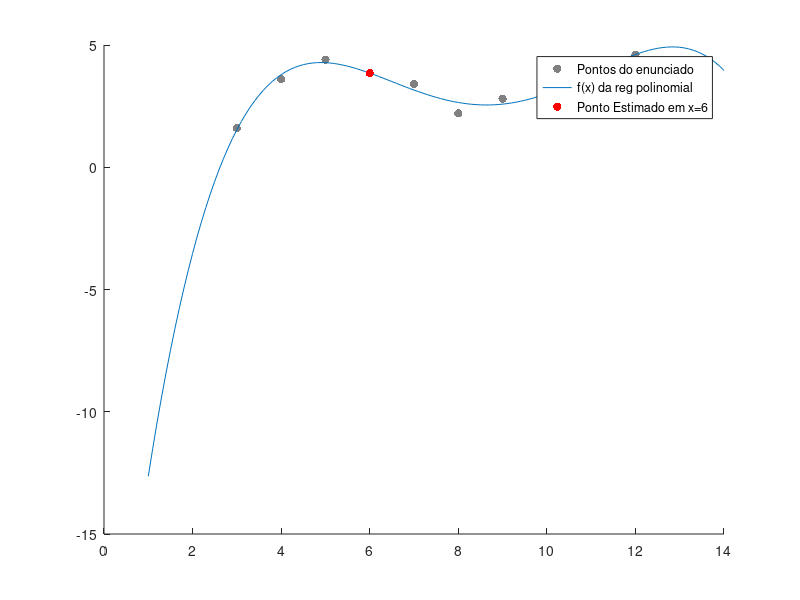

Recreate this plot in MATLAB.
function lista5()
  order = 4;
  points = [
    3 4 5 7 8 9 11 12;
    1.6 3.6 4.4 3.4 2.2 2.8 3.8 4.6
  ];

  polynomial_reg(points, order);
endfunction

function polynomial_reg(points, order)
  xVector = points(1, :);
  yVector = points(2, :);
  n = length(xVector);
  m = order + 1;

  extendedMatrix = zeros(m, m+1);

  for i=1 : m
    for j=1 : i
      k = i + j - 2;

      currentSum = 0;
      for l=1 : n
        currentSum = currentSum + xVector(l)^k;
      endfor
      extendedMatrix(i, j) = currentSum;
      extendedMatrix(j, i) = currentSum;
    endfor

    currentSum = 0;
    for l=1 : n
      currentSum = currentSum + yVector(l)* (xVector(l)^(i-1));
    endfor
    extendedMatrix(i, order+2) = currentSum;
  endfor

  coefs = get_coeficients(extendedMatrix);

  plotPoints(points);
  plotFunc(coefs, points(1, 1) - 2, points(1, end) + 2, 0.1);
  plot_estimate_point(coefs, 6)

  legend;

  sr = get_sr(points, coefs);
  st = get_st(points);

  r_2 = (st - sr)/ st;
  r = sqrt(r_2);

  printf("r^2= %.16f\n", r_2);
  printf("r= %.16f", r);
endfunction

function coefs = get_coeficients(matrix)
  A = matrix(:, 1 : end - 1);
  b = matrix(:, end);

  coefs = A\b;
endfunction

function plotFunc(coefs, xMin, xMax, step)
  xValues = xMin : step : xMax;
  yValues = zeros(1, length(xValues));

  for i=1: 1: length(xValues)
    yValues(i) = functionOfX(coefs, xValues(i));
  endfor

  plot(xValues, yValues, 'DisplayName', 'f(x) da reg polinomial');

endfunction

function y = functionOfX(coefs, x)
  currentSum = 0;
  for i=1: length(coefs)
    currentSum = currentSum + coefs(i)*(x^(i-1));
  endfor

  y = currentSum;
endfunction

function plotPoints(points)
  pointsToPlot = zeros(2, length(points(1, :)));
  for i=1: 1: length(points(1, :))
    currentPoint = points(:, i);
    x = currentPoint(1, 1);
    y = currentPoint(2, 1);

    pointsToPlot(:, i) = [x; y];

  endfor

  scatter(pointsToPlot(1, :), pointsToPlot(2, :), 'filled', 'MarkerFaceColor', [0.5 , 0.5, 0.5], 'DisplayName', 'Pontos do enunciado');
  hold on;

endfunction

function plot_estimate_point(coefs, xValue)
  y = functionOfX(coefs, xValue);
  scatter(xValue, y, 'filled', 'DisplayName', 'Ponto Estimado em x=6', 'MarkerFaceColor', 'r');
  hold on;
endfunction

function sr = get_sr(points, coefs)
  currentSum = 0;
  xValues = points(1, :);
  yValues = points(2, :);
  for i=1: length(xValues)
    currentSum = currentSum + (yValues(i) - functionOfX(coefs, xValues(i)))^2;
  endfor

  sr = currentSum;

endfunction

function st = get_st(points)
  currentSum = 0;
  yValues = points(2, :);
  for i=1: length(yValues)
    currentSum = currentSum + (yValues(i) - mean(yValues))^2;
  endfor

  st = currentSum;
endfunction
